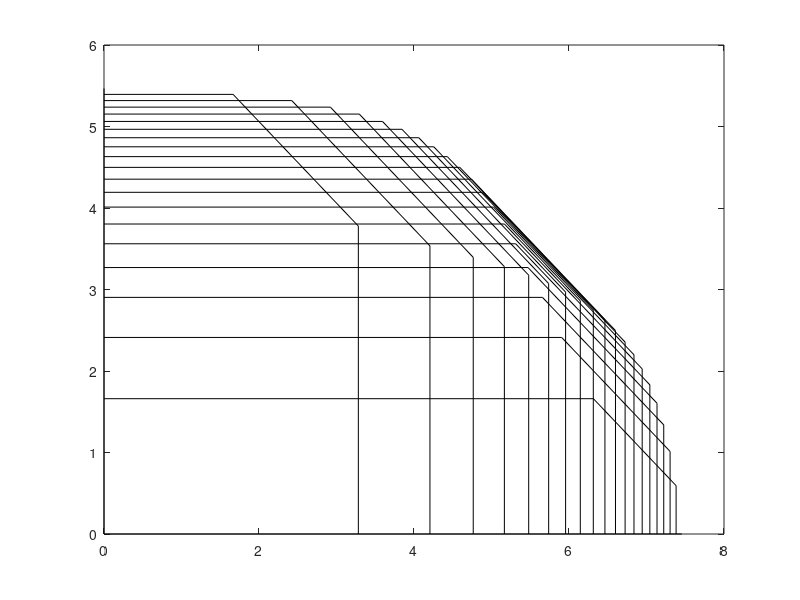

MATLAB code for this plot: (Note: this script raises an error after producing the figure.)
clear;
lambda = 0.125;
SNR = 10^(50/10);
d1 = 10; theta1 = pi/6; phi1 = pi/3;
PHI1 = cos(phi1)*sin(theta1); PSI1 = sin(phi1)*sin(theta1); THETA1 = cos(theta1);
d2 = 20; theta2 = pi/6; phi2 = pi/3;
PHI2 = cos(phi2)*sin(theta2); PSI2 = sin(phi2)*sin(theta2); THETA2 = cos(theta2);
Size = 5;
a = 0:0.05:1;
R12_1=zeros(1,length(a));
R12_2=zeros(1,length(a));
R21_1=zeros(1,length(a));
R21_2=zeros(1,length(a));

precision = 200;
%figure
for M_index = [1:1:length(Size)]
    Lx = sqrt(Size(M_index));
    Lz = sqrt(Size(M_index));
    a1 = 0;
    for x = [Lx/2/d1+PHI1,Lx/2/d1-PHI1]
        for z = [Lz/2/d1+THETA1,Lz/2/d1-THETA1]
            a1 = a1 + atan(x*z/PSI1/sqrt(PSI1^2+x^2+z^2))/4/pi;
        end
    end
    a2 = 0;
    for x = [Lx/2/d2+PHI2,Lx/2/d2-PHI2]
        for z = [Lz/2/d2+THETA2,Lz/2/d2-THETA2]
            a2 = a2 + atan(x*z/PSI2/sqrt(PSI2^2+x^2+z^2))/4/pi;
        end
    end


    r_corr = 0;
    i_corr = 0;
    for j1 = 1:1:precision
        psi1=cos((2*j1-1)*pi/(2*precision));
        for j2=1:precision
            psi2=cos((2*j2-1)*pi/(2*precision));
            distance1 = sqrt((d1*PHI1 - Lx/2*psi1)^2 + (d1*PSI1 - 0)^2 + (d1*THETA1 - Lz*psi2/2)^2);
            part1 = (sqrt(d1*PSI1)/sqrt(4*pi)/(distance1^(3/2)));
            distance2 = sqrt((d2*PHI2 - Lx/2*psi1)^2 + (d2*PSI2 - 0)^2 + (d2*THETA2 - Lz*psi2/2)^2);
            part2 = (sqrt(d2*PSI2)/sqrt(4*pi)/(distance2^(3/2)));
            r_corr = r_corr + sqrt((1-psi1^2)*(1-psi2^2))*(part1*part2*cos(2*pi/lambda*(distance1 - distance2)));
            i_corr = i_corr + sqrt((1-psi1^2)*(1-psi2^2))*(part1*part2*sin(2*pi/lambda*(distance1 - distance2)));
        end
    end
    rho = (pi^2*Lx*Lz/(4*precision^2))^2*(r_corr^2 + i_corr^2)/a1/a2;
    xi=(a1-a2)/(a1*a2*(1-rho)*4*pi*(120*2*pi/lambda)^2);

    for i=1:length(a)
        SNR2=SNR*(1-a(i));
        SNR1=SNR*a(i);
        C = log2(1 + SNR1*a1 + SNR2*a2 + SNR1*a1*SNR2*a2*(1-rho));
        R12_1(i) = log2(1 + SNR1*a1);
        R12_2(i)= C - R12_1(i);
        R21_2(i) = log2(1 + SNR2*a2);
        R21_1(i) = C - R21_2(i);
        plot([0,R21_1(i),R12_1(i),R12_1(i)],[R21_2(i),R21_2(i),R12_2(i),0],'k-');
        hold on;
    end

    x=[0,R12_1,R21_1];
    y=[0,R12_2,R21_2];

    DT=delaunayTriangulation(x',y');
    c=convexHull(DT);
   % plot(DT.Points(c,1),DT.Points(c,2));
%hold on
end
